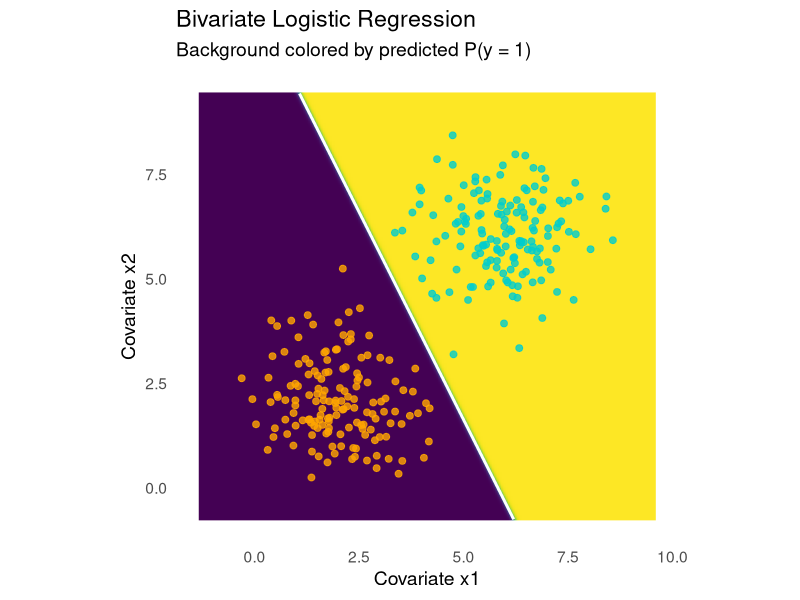

Reproduce this figure in R.
# install.packages(c("ggplot2","viridis","MASS"))  # if needed
library(ggplot2)
library(viridis)

set.seed(123)

# 1. Simulate two clusters for clear separation
n_per <- 150
# Class 0 centered at (2,2)
x1_0 <- rnorm(n_per, mean = 2, sd = 1)
x2_0 <- rnorm(n_per, mean = 2, sd = 1)
y0   <- rep(0, n_per)
# Class 1 centered at (6,6)
x1_1 <- rnorm(n_per, mean = 6, sd = 1)
x2_1 <- rnorm(n_per, mean = 6, sd = 1)
y1   <- rep(1, n_per)

df <- data.frame(
  x1 = c(x1_0, x1_1),
  x2 = c(x2_0, x2_1),
  y  = factor(c(y0, y1))
)

# 2. Fit logistic regression with both predictors
log_mod2 <- glm(y ~ x1 + x2, family = binomial, data = df)

# 3. Create a grid over the covariate space
x1_seq <- seq(min(df$x1)-1, max(df$x1)+1, length.out = 200)
x2_seq <- seq(min(df$x2)-1, max(df$x2)+1, length.out = 200)
grid   <- expand.grid(x1 = x1_seq, x2 = x2_seq)

# 4. Predict probability on that grid
grid$prob <- predict(log_mod2, newdata = grid, type = "response")

# 5. Plot
ggplot() +
  # background probability heatmap
  geom_raster(data = grid, aes(x = x1, y = x2, fill = prob), interpolate = TRUE) +
  # decision contour at p = 0.5
  geom_contour(data = grid, aes(x = x1, y = x2, z = prob),
               breaks = 0.5, color = "white", size = 1) +
  # raw data points
  geom_point(data = df, aes(x = x1, y = x2, color = y), size = 2, alpha = 0.8) +
  # scales & theme
  scale_fill_viridis(name = "P(y = 1)", option = "viridis") +
  scale_color_manual(values = c("orange","cyan3")) +
  coord_equal() +
  theme_minimal(base_size = 14) +
  labs(
    title    = "Bivariate Logistic Regression",
    subtitle = "Background colored by predicted P(y = 1)",
    x        = "Covariate x1",
    y        = "Covariate x2"
  ) +
  theme(panel.grid = element_blank(),
        legend.position="none")

